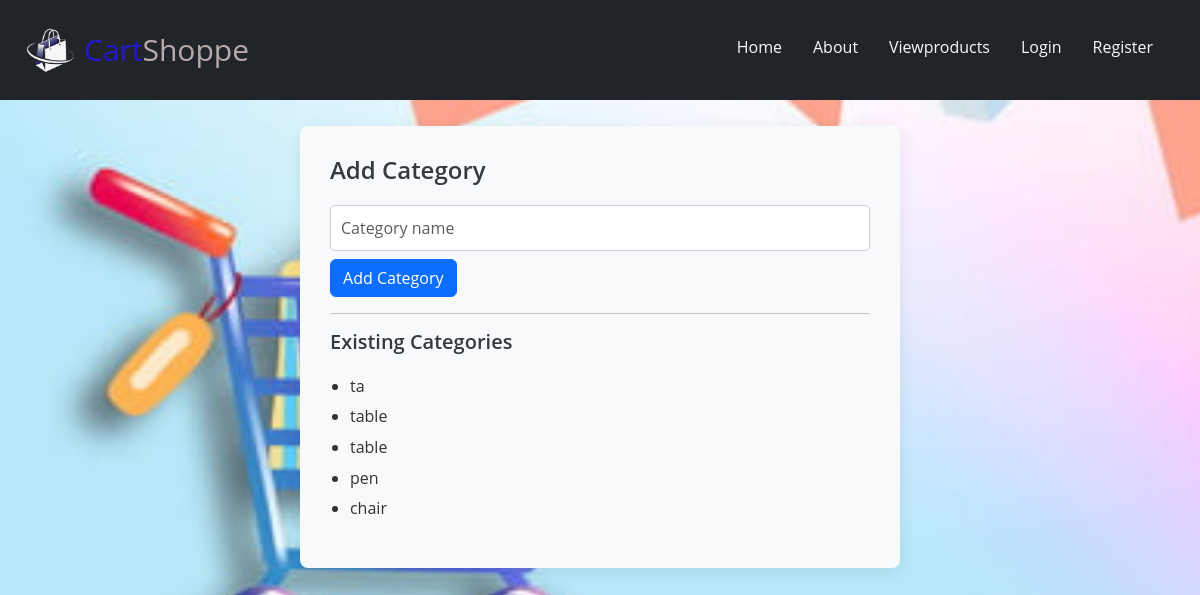
Page /add-category/ on the committed database.
### myapp/models.py (models this page shows, shortened)
class Category(models.Model):
    name = models.CharField(max_length=100)

### myapp/views.py (the view)
# urls.py: path('add-category/', views.add_category, name='add_category'),
def add_category(request):
    if request.method == 'POST':
        name = request.POST.get('name')
        if name:
            Category.objects.create(name=name)
            return redirect('add_category')  # Refresh the page
    categories = Category.objects.all()
    return render(request, 'category.html', {'categories': categories})

### myapp/templates/category.html (shortened to what this page needs)
{% include 'header.html' %}
<div class="container mt-4">
  <h4>Add Category</h4>
  <form method="post">
    <div class="form-group">
      <input type="text" name="name" placeholder="Category name" class="form-control" required>
    </div>
    <button type="submit" class="btn btn-primary mt-2">Add Category</button>
  </form>
  <hr>
  <h5>Existing Categories</h5>
  <ul>
    {% for category in categories %}
      <li>{{ category.name }}</li>
    {% empty %}
      <li>No categories yet.</li>
    {% endfor %}
  </ul>
</div>

### myapp/templates/category.html (style rules this page uses)
.container { max-width: 600px; background-color: #f8f9fa; padding: 30px; border-radius: 8px; box-shadow: 0 4px 16px rgba(0, 0, 0, 0.08); }
h4, h5 { font-weight: 600; color: #343a40; margin-bottom: 20px; }
.form-group input[type="text"] { border: 1px solid #ced4da; border-radius: 4px; padding: 10px; font-size: 1rem; }
form button { padding: 8px 16px; background-color: #007bff; color: white; border: none; border-radius: 4px; cursor: pointer; }
ul { padding-left: 20px; }
ul li { margin-bottom: 5px; }

### rows in the picture
Category: name "ta"
Category: name "table"
Category: name "table"
Category: name "pen"
Category: name "chair"
